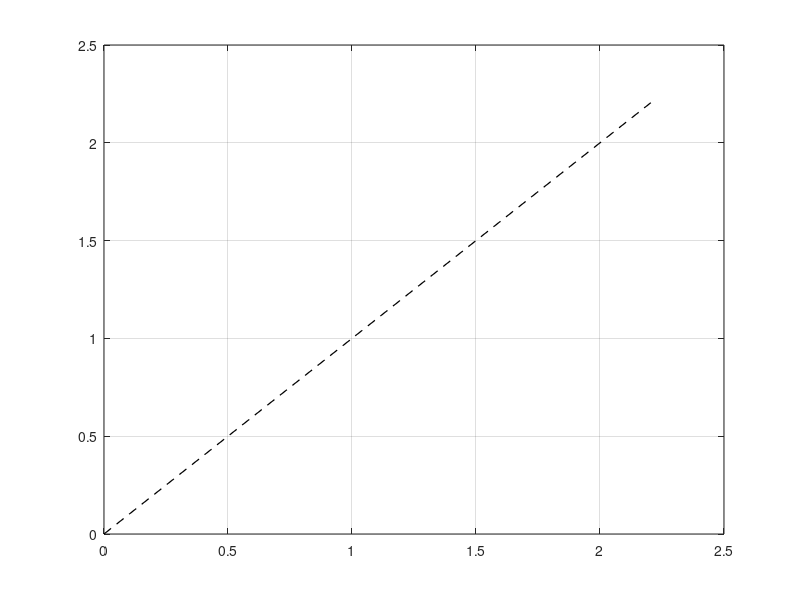

MATLAB code for this plot: (Note: this script raises an error after producing the figure.)
% GE_CRITICAL_MOMENT  The critical moment under the static ground effect.
%
%   Just before onset the rotors are at partial collective, and the
%   ground-effect interference adds a moment in the tipping direction
%   with two channels (pivot decomposition, static balance at onset):
%
%       Delta M_GE = a + b M,        a = c_a f l_p ,
%
%   with f the total thrust and (c_a, b) the interference-model
%   coefficients.  The tip-over balance  M (1 + b) + a = M_crit,ideal
%   then RE-ADJUSTS the critical moment: the applied moment actually
%   required to tip is
%
%       M'_crit = (M_crit,ideal - a) / (1 + b) ,
%
%   below the ideal (no-GE) value through both channels.  This script
%   draws M'_crit against M_crit,ideal for the roll and pitch ranges,
%   with a band from the +/-20 mm CoM-offset uncertainty of the pivot
%   arm, and exports one PNG with exportgraphics.
%
%   Companion to analysis/ge_offset_effect.py (the same balance, at the
%   deliverable) and docs/access_tight_rms_bound.tex.

clear; close all; clc

% ------------------------------------------------------------------ config
f    = 3.066*9.81*0.7;          % N,  total thrust at onset (70% weight)
c_a  = 0.0431;                  % -,  thrust-height channel (interference)
b    = 0.04314;                 % -,  moment-proportional channel
doff = 0.020;                   % m,  CoM-offset margin on the pivot arm

ax(1) = struct('name', 'roll',  'lp', 0.140, 'M0', [0.7 2.1]);
ax(2) = struct('name', 'pitch', 'lp', 0.110, 'M0', [0.4 1.7]);

co = [0.000 0.447 0.741;        % blue,   roll
      0.850 0.325 0.098];       % orange, pitch

% ------------------------------------------------------------- figure
fig = figure('Color', 'w', 'Units', 'inches', ...
             'Position', [1 1 3.5 2.9]);               % IEEE single column
axh = axes(fig); hold(axh, 'on'); box(axh, 'on'); grid(axh, 'on');

m0max = max([ax.M0]);
hI = plot(axh, [0 1.05*m0max], [0 1.05*m0max], 'k--', 'LineWidth', 0.9);

h = gobjects(2, 1);
for k = 1:2
    m0 = linspace(ax(k).M0(1), ax(k).M0(2), 100);
    a_mid = c_a*f*ax(k).lp;
    a_lo  = c_a*f*(ax(k).lp - doff);
    a_hi  = c_a*f*(ax(k).lp + doff);
    mp    = (m0 - a_mid)/(1 + b);
    mp_up = (m0 - a_lo )/(1 + b);          % smaller a -> higher M'
    mp_dn = (m0 - a_hi )/(1 + b);
    fill(axh, [m0 fliplr(m0)], [mp_dn fliplr(mp_up)], co(k,:), ...
         'FaceAlpha', 0.16, 'EdgeColor', 'none');
    h(k) = plot(axh, m0, mp, '-', 'Color', co(k,:), 'LineWidth', 1.4);
    % percent shift at the range ends, annotated
    for e = [1 numel(m0)]
        text(axh, m0(e), mp(e) - 0.055*m0max, ...
             sprintf('$%+.0f\\%%$', 100*(mp(e)/m0(e) - 1)), ...
             'Interpreter', 'latex', 'FontSize', 7, 'Color', co(k,:), ...
             'HorizontalAlignment', 'center', 'VerticalAlignment', 'top');
    end
end

xlabel(axh, 'Ideal critical moment $M_{\mathrm{crit}}$ (no GE) [N$\,$m]', ...
       'Interpreter', 'latex', 'FontSize', 9);
ylabel(axh, 'Required moment $M''_{\mathrm{crit}}$ [N$\,$m]', ...
       'Interpreter', 'latex', 'FontSize', 9);
legend(axh, [h; hI], ...
       {sprintf('roll, $l_p = %.3f$ m ($\\pm$%.0f mm)', ...
                ax(1).lp, 1e3*doff), ...
        sprintf('pitch, $l_p = %.3f$ m ($\\pm$%.0f mm)', ...
                ax(2).lp, 1e3*doff), ...
        'no ground effect'}, ...
       'Interpreter', 'latex', 'Location', 'northwest', ...
       'FontSize', 8, 'Box', 'off');
set(axh, 'FontName', 'Times New Roman', 'FontSize', 9, ...
         'GridAlpha', 0.15, 'LineWidth', 0.6, 'Layer', 'top');
xlim(axh, [0, 1.05*m0max]);
ylim(axh, [0, 1.05*m0max]);

exportgraphics(fig, 'ge_critical_moment.png', 'Resolution', 600);
fprintf('figure -> ge_critical_moment.png\n');

% ------------------------------------------------------------- report
fprintf(['\nStatic GE at onset:  f = %.2f N,  c_a = %.4f,  b = %.5f\n' ...
         'M''_crit = (M_crit - c_a f l_p)/(1 + b)\n\n'], f, c_a, b);
fprintf('%7s%8s%10s%12s%12s%9s\n', 'axis', 'lp [m]', 'a [N m]', ...
        'M_crit', 'M''_crit', 'shift');
for k = 1:2
    a_mid = c_a*f*ax(k).lp;
    for m0 = ax(k).M0
        mp = (m0 - a_mid)/(1 + b);
        fprintf('%7s%8.3f%10.4f%12.2f%12.3f%8.1f%%\n', ...
                ax(k).name, ax(k).lp, a_mid, m0, mp, 100*(mp/m0 - 1));
    end
end
